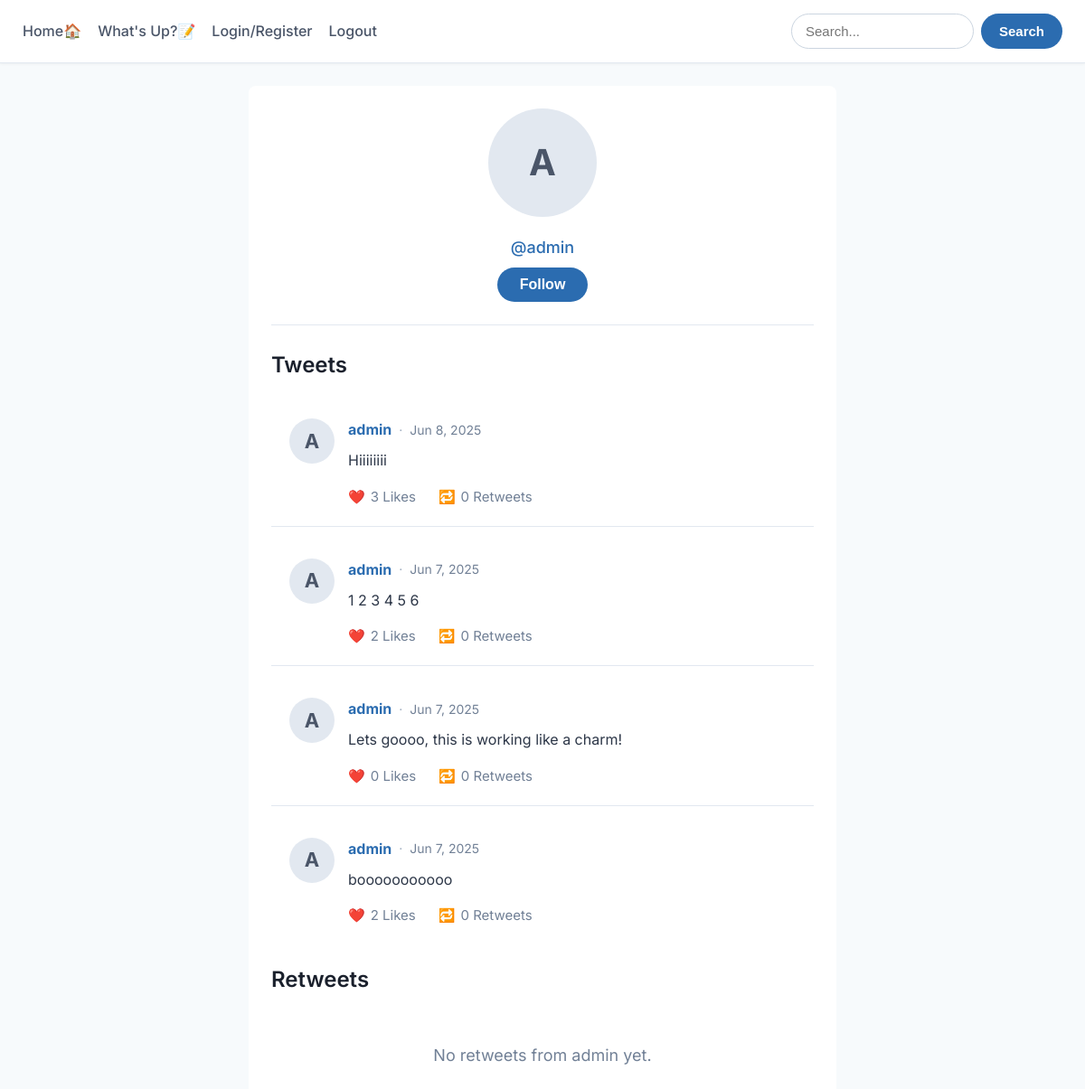
The app's page /profile/admin/ (signed in), older data.
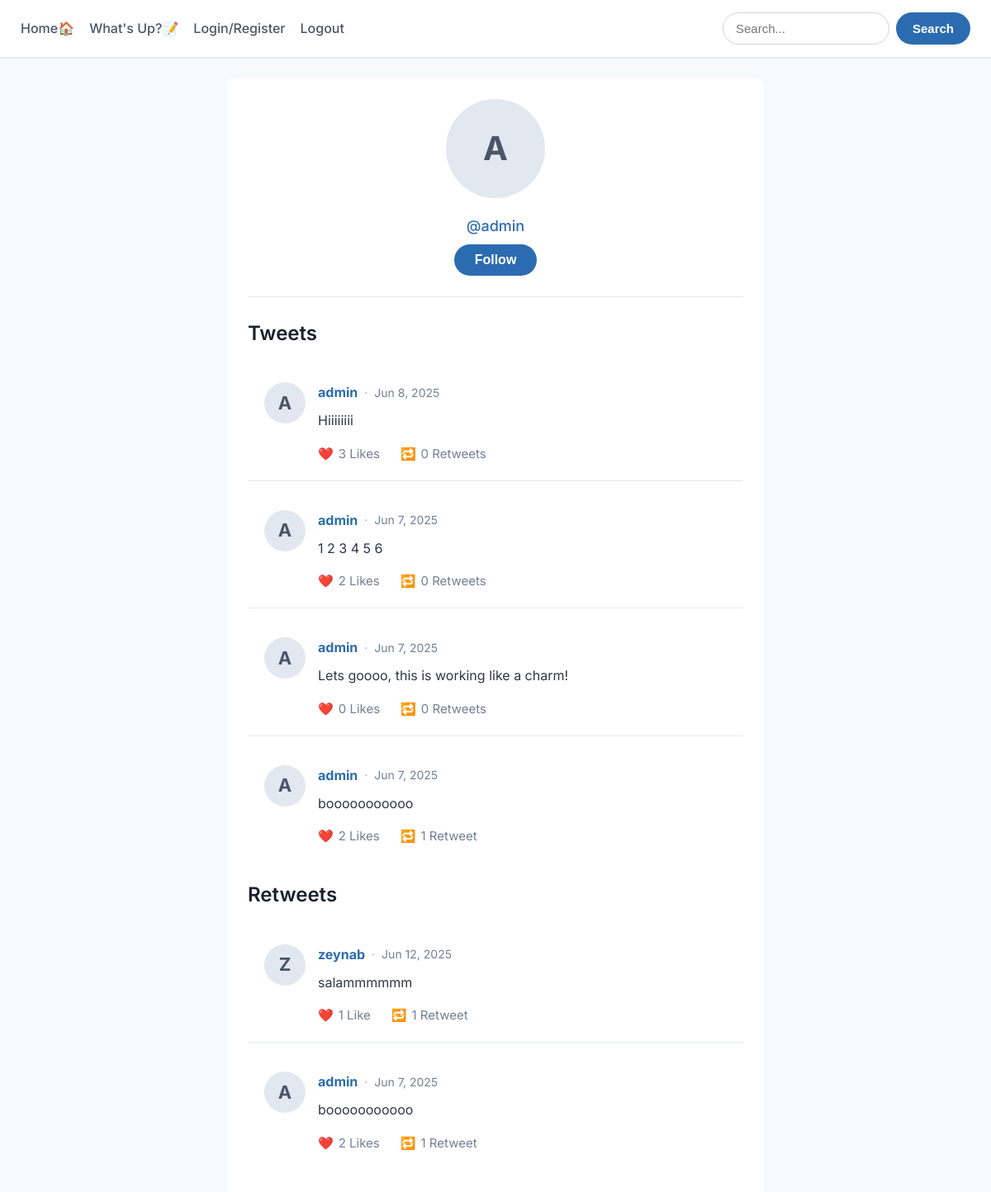
The same page, newer data.
### twitterApp/models.py (models this page shows)
class Profile(AbstractUser):
    bio = models.TextField(blank=True)
    website = models.URLField(max_length=200)
    profile_picture = models.ImageField(upload_to='profile_pics/', blank=True)

class Post(models.Model):
    user = models.ForeignKey(settings.AUTH_USER_MODEL, on_delete=models.CASCADE, related_name='posts')
    content = models.TextField(max_length=280)
    created_at = models.DateTimeField(auto_now_add=True)
    @property
    def like_count(self):
        return self.likes.count()
    @property
    def retweet_count(self):
        return self.retweets.count()

class Retweet(models.Model):
    user = models.ForeignKey(settings.AUTH_USER_MODEL, on_delete=models.CASCADE, related_name='retweets')
    tweet = models.ForeignKey(Post, on_delete=models.CASCADE, related_name='retweets')
    class Meta:
        unique_together = ('user','tweet')

### twitterApp/views.py (the view)
# urls.py: path('profile/<str:username>/', views.profile, name='user_profile'),
def profile(request, username):
    user_profile = get_object_or_404(User, username=username)
    user_tweets = Post.objects.filter(user=user_profile).order_by('-created_at')
    user_retweets = Retweet.objects.filter(user=user_profile).select_related('tweet')
    is_following = Follow.objects.filter(follower=request.user, followed=user_profile).exists()
    context = {
        'user_profile': user_profile,
        'user_tweets': user_tweets,
        'user_retweets': user_retweets,
        'is_following': is_following
    }
    return render(request, 'profile.html', context)

### templates/profile.html (shortened to what this page needs)
{% extends 'base.html' %}
{% block main %}
<div class="profile-container">
    <div class="profile-header-section">
        {% if user_profile.profile_picture %}
            <img src="{{ user_profile.profile_picture.url }}" alt="{{ user_profile.username }}'s profile picture"
                 class="profile-avatar-large">
        {% else %}
            <div class="profile-avatar-large-fallback">
                {{ user_profile.username.0|upper }}
            </div>
        {% endif %}
        <h3 class="profile-username" style="margin: 7px">@{{ user_profile.username }}</h3>
        <form method="POST" action="{% url 'follow' user_profile.username %}">
            {% if is_following %}
                <button type="submit" class="follow-button">Unfollow</button>
            {% else %}
                <button type="submit" class="follow-button">Follow</button>
            {% endif %}
        </form>
    </div>
    <div>
        <h2>Tweets</h2>
        {% for tweet in user_tweets %}
            <div class="tweet-card">
                <div class="tweet-avatar-wrapper" style="margin-right: 15px;">
                    {% if tweet.user.profile_picture %}
                        <img src="{{ tweet.user.profile_picture.url }}" alt="{{ tweet.user.username }}'s profile picture"
                             class="tweet-avatar">
                    {% else %}
                        <div class="tweet-avatar-fallback">
                            {{ tweet.user.username.0|upper }}
                        </div>
                    {% endif %}
                </div>
                <div class="tweet-content-area">
                    <p class="tweet-header">
                        <strong class="tweet-username-link"><a href="{% url 'user_profile' username=tweet.user.username %}">{{ tweet.user.username }}</a></strong>
                        <span class="tweet-meta-separator">·</span>
                        <small class="tweet-timestamp">{{ tweet.created_at|date:"M j, Y" }}</small>
                    </p>
                    <p class="tweet-text">{{ tweet.content }}</p>
                    <div class="tweet-actions">
                        <a href="{% url 'like' tweet.id %}" class="tweet-action-link">❤️ <span>{{ tweet.like_count }} Like{% if tweet.like_count != 1 %}s{% endif %}</span></a>
                        <a href="{% url 'retweet' tweet.id %}" class="tweet-action-link">🔁 <span>{{ tweet.retweet_count }} Retweet{% if tweet.retweet_count != 1 %}s{% endif %}</span></a>
                    </div>
                </div>
            </div>
        {% empty %}
            <p class="empty-message">No tweets from {{ user_profile.username }} yet.</p>
        {% endfor %}
    </div>
<div>
    <h2>Retweets</h2>
    {% for retweet in user_retweets %}
        <div class="tweet-card">
            <div class="tweet-avatar-wrapper" style="margin-right: 15px;">
                {% if retweet.tweet.user.profile_picture %}
                    <img src="{{ retweet.tweet.user.profile_picture.url }}" alt="{{ retweet.tweet.user.username }}'s profile picture"
                         class="tweet-avatar">
                {% else %}
                    <div class="tweet-avatar-fallback">
                        {{ retweet.tweet.user.username.0|upper }}
                    </div>
                {% endif %}
            </div>
            <div class="tweet-content-area">
                <p class="tweet-header">
                    <strong class="tweet-username-link"><a href="{% url 'user_profile' username=retweet.tweet.user.username %}">{{ retweet.tweet.user.username }}</a></strong>
                    <span class="tweet-meta-separator">·</span>
                    <small class="tweet-timestamp">{{ retweet.tweet.created_at|date:"M j, Y" }}</small>
                </p>
                <p class="tweet-text">{{ retweet.tweet.content }}</p>
                <div class="tweet-actions">
                    <a href="{% url 'like' retweet.tweet.id %}" class="tweet-action-link">❤️ <span>{{ retweet.tweet.like_count }} Like{% if retweet.tweet.like_count != 1 %}s{% endif %}</span></a>
                    <a href="{% url 'retweet' retweet.tweet.id %}" class="tweet-action-link">🔁 <span>{{ retweet.tweet.retweet_count }} Retweet{% if retweet.tweet.retweet_count != 1 %}s{% endif %}</span></a>
                </div>
            </div>
        </div>
    {% empty %}
        <p class="empty-message">No retweets from {{ user_profile.username }} yet.</p>
    {% endfor %}
</div>
{% endblock %}

### templates/base.html (shortened to what this page needs)
<!DOCTYPE html>
{% load static %}
<html lang="en">
<head>
</head>
<link rel="stylesheet" href={% static "css/style.css" %}>
<body>
    <header>
        {% block header %}
        <h3>
            <a href="{% url 'home' %}">Home🏠</a>
            <a href="{% url 'user_tweet' %}">What's Up?📝</a>
            <a href="{% url 'login' %}">Login/Register</a>
            <a href="{% url 'logout' %}">Logout</a>
        </h3>
        <form action="/" method="GET" class="search-container">
            <input type="text" id="search" name="search" placeholder="Search...">
            <button type="submit">Search</button>
        </form>
        {% endblock header %}
    </header>
    <main>
        {% block main %}{% endblock main %}
    </main>
</body>
</html>

### statics/css/style.css (style rules this page uses)
body { font-family: 'Inter', sans-serif; margin: 0; padding: 0; background-color: #f7fafc; color: #2d3748; line-height: 1.6; }
a { text-decoration: none; color: #2b6cb0; transition: color 0.2s ease; }
h1, h2, h3 { color: #1a202c; font-weight: 600; }
header { background-color: #ffffff; padding: 15px 25px; border-bottom: 1px solid #e2e8f0; margin-bottom: 25px; box-shadow: 0 1px 3px rgba(0,0,0,0.05); display: flex; align-items: center; justify-content: space-between; }
header h3 { margin: 0; flex-grow: 1; text-align: left; font-size: 1.1em; font-weight: 500; display: flex; align-items: center; gap: 18px; }
header h3 a { font-size: 16px; color: #4a5568; white-space: nowrap; }
.search-container { display: flex; justify-content: flex-end; width: auto; max-width: 300px; margin: 0; flex-shrink: 0; }
.search-container input[type="text"] { flex-grow: 1; padding: 10px 15px; border: 1px solid #cbd5e0; border-radius: 9999px; outline: none; font-size: 15px; margin-right: 8px; transition: border-color 0.2s ease, box-shadow 0.2s ease; min-width: 120px; }
.search-container button[type="submit"] { background-color: #2b6cb0; color: #ffffff; border: none; border-radius: 9999px; padding: 10px 20px; font-size: 15px; font-weight: 600; cursor: pointer; transition: background-color 0.2s ease; outline: none; }
main { padding: 0 20px; }
.tweet-card { background-color: #ffffff; padding: 20px; margin-bottom: 15px; display: flex; align-items: flex-start; border-bottom: 1px solid #e2e8f0; }
.tweet-card:last-child { border-bottom: none; }
.tweet-avatar-fallback { width: 50px; height: 50px; border-radius: 50%; background-color: #e2e8f0; display: flex; align-items: center; justify-content: center; font-size: 22px; font-weight: bold; color: #4a5568; }
.tweet-content-area { flex-grow: 1; }
.tweet-header { margin: 0; line-height: 1.5; display: flex; align-items: center; }
.tweet-username-link { font-size: 16px; text-decoration: none; color: #2b6cb0; font-weight: bold; }
.tweet-meta-separator { color: #a0aec0; margin-left: 8px; font-size: 14px; }
.tweet-timestamp { color: #718096; margin-left: 8px; font-size: 14px; }
.tweet-text { margin-top: 10px; margin-bottom: 15px; color: #2d3748; font-size: 16px; line-height: 1.6; }
.tweet-actions { display: flex; gap: 25px; }
.tweet-action-link { text-decoration: none; color: #718096; font-size: 15px; display: flex; align-items: center; }
.tweet-action-link span { margin-left: 6px; }
.profile-container { max-width: 600px; margin: 0 auto; background-color: #ffffff; padding: 25px; border-radius: 8px; }
.profile-header-section { text-align: center; padding-bottom: 25px; border-bottom: 1px solid #e2e8f0; margin-bottom: 25px; }
.profile-avatar-large-fallback { width: 120px; height: 120px; border-radius: 50%; background-color: #e2e8f0; display: flex; align-items: center; justify-content: center; font-size: 40px; font-weight: bold; color: #4a5568; margin: 0 auto 20px; }
.profile-username { margin: 0; color: #2b6cb0; font-size: 18px; font-weight: 500; }
.follow-button { background-color: #2b6cb0; color: #ffffff; border: none; border-radius: 9999px; padding: 10px 25px; font-size: 16px; font-weight: 600; cursor: pointer; transition: background-color 0.2s ease; outline: none; }

Row changes from the older to the newer data that the page shows:
changed Profile "admin": username "admin" → (not shown)
shown differently, row unchanged: Post "booooooooooo": retweet_count "0" → "1"; no longer shows "s"
added Retweet: tweet.user.username.0 "Z", tweet.user.username "zeynab", tweet.created_at "Jun 12, 2025", tweet.content "salammmmmm", tweet.like_count "1", tweet.retweet_count "1"
added Retweet: tweet.user.username.0 "A", tweet.user.username "admin", tweet.created_at "Jun 7, 2025", tweet.content "booooooooooo", tweet.like_count "2", tweet.retweet_count "1"
Text that changed along with them:
text no longer shown: "No retweets from yet."
